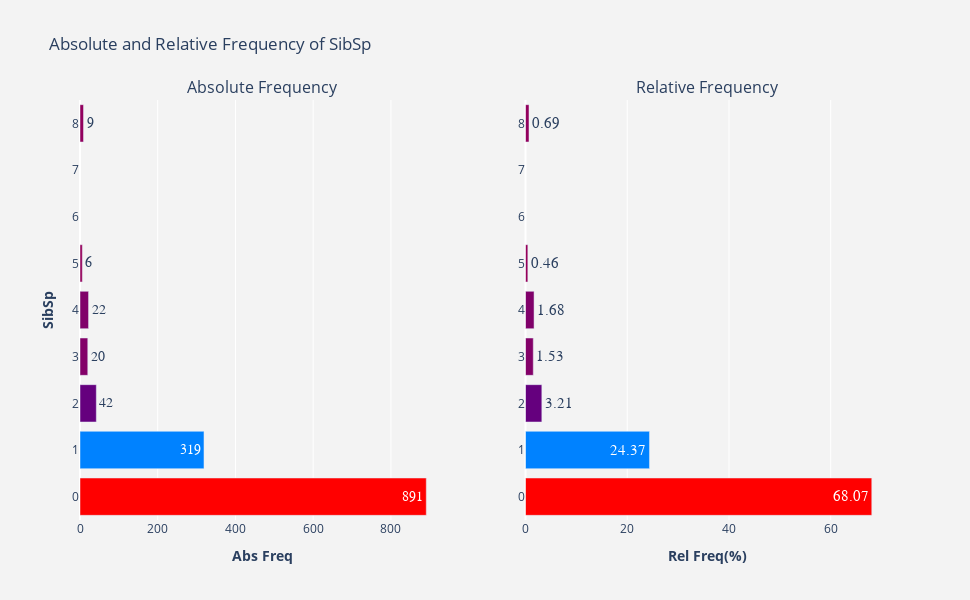

This figure's notebook cell:
### Code cell
plotFrequency(merged.SibSp)

### Figure 1 — Plotly figure (JSON) as saved in the notebook; plotly's stock layout.template omitted (floating-point values rounded to 4 significant figures)
{"data": [{"hoverinfo": "x+y", "marker": {"color": [891, 319, 42, 22, 20, 9, 6], "colorscale": [[0, "rgb(150,0,90)"], [0.125, "rgb(0,0,200)"], [0.25, "rgb(0,25,255)"], [0.375, "rgb(0,152,255)"], [0.5, "rgb(44,255,150)"], [0.625, "rgb(151,255,0)"], [0.75, "rgb(255,234,0)"], [0.875, "rgb(255,111,0)"], [1, "rgb(255,0,0)"]]}, "name": "Abs Freq", "orientation": "h", "text": [891, 319, 42, 22, 20, 9, 6], "textfont": {"family": "sans serif", "size": 14}, "textposition": "auto", "type": "bar", "x": [891, 319, 42, 22, 20, 9, 6], "xaxis": "x", "y": [0, 1, 2, 4, 3, 8, 5], "yaxis": "y"}, {"hoverinfo": "x+y", "marker": {"color": [68.07, 24.37, 3.21, 1.68, 1.53, 0.69, 0.46], "colorscale": [[0, "rgb(150,0,90)"], [0.125, "rgb(0,0,200)"], [0.25, "rgb(0,25,255)"], [0.375, "rgb(0,152,255)"], [0.5, "rgb(44,255,150)"], [0.625, "rgb(151,255,0)"], [0.75, "rgb(255,234,0)"], [0.875, "rgb(255,111,0)"], [1, "rgb(255,0,0)"]]}, "name": "Rel Freq(%)", "orientation": "h", "text": [68.07, 24.37, 3.21, 1.68, 1.53, 0.69, 0.46], "textfont": {"family": "sans serif", "size": 15}, "textposition": "auto", "type": "bar", "x": [68.07, 24.37, 3.21, 1.68, 1.53, 0.69, 0.46], "xaxis": "x2", "y": [0, 1, 2, 4, 3, 8, 5], "yaxis": "y2"}], "layout": {"annotations": [{"font": {"size": 16}, "showarrow": false, "text": "Absolute Frequency", "x": 0.225, "xanchor": "center", "xref": "paper", "y": 1, "yanchor": "bottom", "yref": "paper"}, {"font": {"size": 16}, "showarrow": false, "text": "Relative Frequency", "x": 0.775, "xanchor": "center", "xref": "paper", "y": 1, "yanchor": "bottom", "yref": "paper"}], "height": 600, "hovermode": "closest", "paper_bgcolor": "rgb(243, 243, 243)", "plot_bgcolor": "rgb(243, 243, 243)", "showlegend": false, "title": {"text": "Absolute and Relative Frequency of SibSp"}, "width": 970, "xaxis": {"anchor": "y", "domain": [0, 0.45], "title": {"text": "<b>Abs Freq</b>"}}, "xaxis2": {"anchor": "y2", "domain": [0.55, 1], "title": {"text": "<b>Rel Freq(%)</b>"}}, "yaxis": {"anchor": "x", "domain": [0, 1], "title": {"text": "<b>SibSp</b>"}}, "yaxis2": {"anchor": "x2", "domain": [0, 1]}}}
